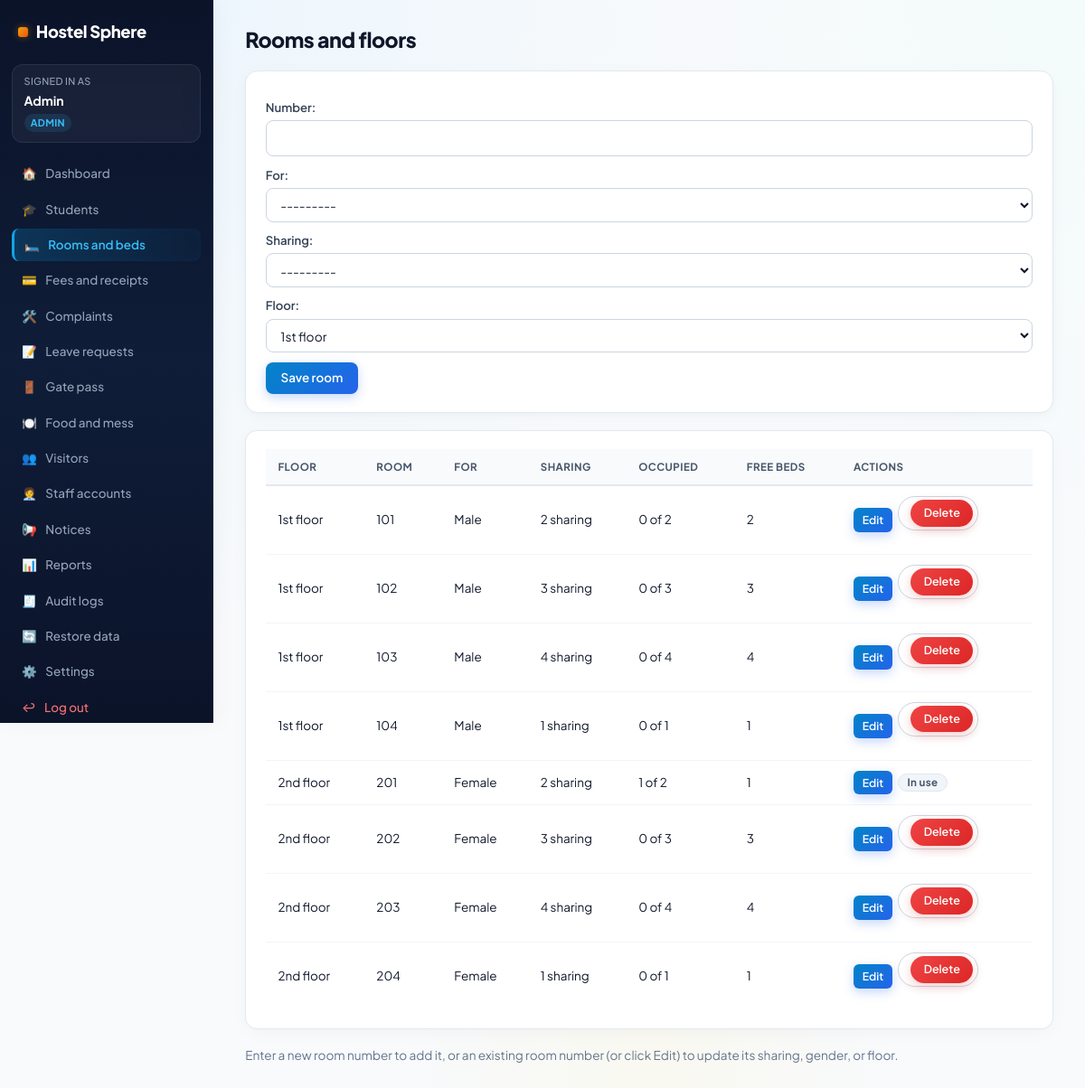
/rooms/ (signed in), run on the app's committed database.
### hostel/models.py (models this page shows, shortened)
class Profile(models.Model):
    user = models.OneToOneField(User, on_delete=models.CASCADE)
    role = models.CharField(max_length=12)  # admin, warden, student, maintenance
    student = models.ForeignKey(Student, null=True, blank=True, on_delete=models.CASCADE)

class Room(models.Model):
    number = models.CharField(max_length=10, unique=True)
    gender = models.CharField("For", max_length=6, choices=GENDER)
    capacity = models.IntegerField("Sharing", choices=[(k, f"{k} sharing") for k in FEES])
    floor = models.IntegerField(default=1, choices=[(0, "Ground floor"), (1, "1st floor"), (2, "2nd floor"), (3, "3rd floor")])

### hostel/views.py (the view)
# urls.py: path("rooms/", v.rooms, name="rooms"), path("room/<int:pk>/del/", v.room_del, name="room_del"),
@need("admin", "warden", "maintenance")
def rooms(r):
    role = prof(r).role
    edit_id = r.GET.get("edit")
    edit_room = Room.objects.filter(pk=edit_id).first() if edit_id else None
    if role in STAFF and r.method == "POST":
        num = r.POST.get("number", "").strip()
        existing = edit_room or Room.objects.filter(number=num).first()
        form = RoomForm(r.POST, instance=existing) if existing else RoomForm(r.POST)
        if form.is_valid():
            occ = existing.student_set.count() if existing else 0
            cap = form.cleaned_data.get("capacity")
            gen = form.cleaned_data.get("gender")
            if existing and cap is not None and cap < occ:
                messages.error(r, f"Cannot reduce capacity to {cap}: Room {existing.number} currently has {occ} student(s) allocated.")
            elif existing and gen is not None and gen != existing.gender and occ > 0:
                messages.error(r, f"Cannot change gender for Room {existing.number}: it currently has {occ} student(s) allocated.")
            else:
                x = form.save()
                if existing:
                    log(r, f"Updated room {x.number} ({x.gender}, {x.capacity} sharing on {x.get_floor_display()})")
                    messages.success(r, f"Room {x.number} updated successfully.")
                else:
                    log(r, f"Added room {x.number} on the {x.get_floor_display()}")
                    messages.success(r, f"Room {x.number} added successfully.")
                return redirect("rooms")
    else:
        form = RoomForm(instance=edit_room) if edit_room else (RoomForm() if role in STAFF else None)
    mt = role == "maintenance"
    openc = lambda n: Complaint.objects.filter(student__room__number=n).exclude(status="Resolved").count()
    rows = []
    for x in Room.objects.annotate(u=Count("student")).order_by("floor", "number"):
        row = [x.get_floor_display(), x.number, x.gender, f"{x.capacity} sharing", f"{x.u} of {x.capacity}"]
        if mt:
            row.append(openc(x.number) or "None")
        else:
            row.append(x.capacity - x.u)
        if role in STAFF:
            del_btn = btn(r, "room_del", [x.id], "Delete", "no") if x.u == 0 else format_html('<span class="tag">In use</span>')
            edit_btn = format_html('<a class="btn sm" href="?edit={}">Edit</a>', x.id)
            row.append(format_html('<div style="display:flex;gap:.35rem;align-items:center;">{}{}</div>', edit_btn, del_btn))
        rows.append(row)
    cols = ["Floor", "Room", "For", "Sharing", "Occupied"] + (["Open complaints"] if mt else ["Free beds"]) + (["Actions"] if role in STAFF else [])
    intro = format_html('<div class="msg">Editing room <b>{}</b>. <a href="{}">Cancel</a></div>', edit_room.number, reverse("rooms")) if edit_room else ""
    submit_label = "Update room" if edit_room else "Save room"
    return page(r, "Rooms and floors", cols, rows, form, submit=submit_label, intro=intro,
                note="Enter a new room number to add it, or an existing room number (or click Edit) to update its sharing, gender, or floor.")

### hostel/views.py
class RoomForm(forms.ModelForm):
    class Meta:
        from .models import Room as _R
        model, fields = _R, ["number", "gender", "capacity", "floor"]

### hostel/views.py (called while the page is built)
def prof(r):
    p, _ = Profile.objects.get_or_create(user=r.user, defaults={"role": "admin" if r.user.is_superuser else "student"})
    return p

def ctx(r):  # template context processor
    if not r.user.is_authenticated:
        return {}
    p = prof(r)
    return {"role": p.role, "nav": [(u, l, ICON.get(u, "")) for u, l in NAV.get(p.role, [])], "me": p.student.name if p.student else (r.user.first_name or r.user.username)}

def need(*roles):
    def deco(f):
        @wraps(f)
        def w(r, *a, **k):
            if prof(r).role not in roles:
                messages.error(r, "You do not have access to that page.")
                return redirect("dash")
            return f(r, *a, **k)
        return login_required(w)
    return deco

def csrf(r):
    return format_html('<input type="hidden" name="csrfmiddlewaretoken" value="{}">', get_token(r))

def btn(r, name, args, label, cls="", **data):
    hidden = format_html_join("", '<input type="hidden" name="{}" value="{}">', data.items())
    return format_html('<form method="post" action="{}" class="inline">{}{}<button class="btn sm {}">{}</button></form>',
                       reverse(name, args=args), csrf(r), hidden, cls, label)

def page(r, title, cols=(), rows=(), form=None, stats=(), intro="", note="", submit="Save"):
    return render(r, "page.html", dict(title=title, cols=cols, rows=rows, form=form, stats=stats, intro=intro, note=note, submit=submit))

### hostel/templates/page.html (shortened to what this page needs)
{% extends "base.html" %}
{% block content %}
<div class="page-container">
    <div class="page-header">
        <h1>{{ title }}</h1>
    </div>
    {% if form %}
    <form method="post" enctype="multipart/form-data" class="card">
        {{ form.as_p }}
        <button class="btn">{{ submit }}</button>
    </form>
    {% endif %}
    {% if cols %}
    <div class="card scroll">
        <table>
            <thead>
                <tr>
                    {% for c in cols %}
                    <th>{{ c }}</th>
                    {% endfor %}
                </tr>
            </thead>
            <tbody>
                {% for row in rows %}
                <tr>
                    {% for c in row %}
                    <td>{{ c }}</td>
                    {% endfor %}
                </tr>
                {% empty %}
                <tr>
                    <td colspan="{{ cols|length }}" style="text-align: center; padding: 2.5rem; color: var(--mute);">
                        No records found.
                    </td>
                </tr>
                {% endfor %}
            </tbody>
        </table>
    </div>
    {% endif %}
    {% if note %}
    <p class="hint">{{ note }}</p>
    {% endif %}
</div>
{% endblock %}

### hostel/templates/base.html (shortened to what this page needs)
{% load static %}
<!doctype html>
<html lang="en">
<head>
    <link rel="stylesheet" href="{% static 'style.css' %}?v=5">
</head>
<body>
    {% if user.is_authenticated %}
    <div class="shell">
        <nav class="side" id="nav">
            <div class="brand">Hostel Sphere</div>
            <div class="me"><small>Signed in as</small><b>{{ me }}</b><span>{{ role|title }}</span></div>
            {% for u, l, i in nav %}
            <a href="{% url u %}" class="{% if request.resolver_match.url_name == u %}on{% endif %}">
                <span>{{ i }}</span>{{ l }}
            </a>
            {% endfor %}
            <a href="{% url 'logout' %}" class="out"><span>↩</span>Log out</a>
        </nav>
        <main>
            {% block content %}{% endblock %}
        </main>
    </div>
    {% endif %}
</body>
</html>

### data on the page
Profile: role "ADMIN"
Room: row "101" "Male"
Room: row "102" "Male"
Room: row "103" "Male"
Room: row "104" "Male"
Room: row "201" "Female"
Room: row "202" "Female"
Room: row "203" "Female"
Room: row "204" "Female"

### other printed values
{{ me }} "Admin"
{{ i }} "🏠" "🎓" "🛏️" "💳" "🛠️" "📝" "🚪" "🍽️" "👥" "🧑‍💼" "📢" "📊" "🧾" "🔄" "⚙️"
{{ l }} "Dashboard" "Students" "Rooms and beds" "Fees and receipts" "Complaints" "Leave requests" "Gate pass" "Food and mess" "Visitors" "Staff accounts" "Notices" "Reports" "Audit logs" "Restore data" "Settings"
{{ title }} "Rooms and floors"
{{ submit }} "Save room"
{{ c }} "FLOOR" "ROOM" "FOR" "SHARING" "OCCUPIED" "FREE BEDS" "ACTIONS"
{{ c }} "1st floor" "2 sharing" "0 of 2" "2" "Edit Delete" "1st floor" "3 sharing" "0 of 3" "3" "Edit Delete" "1st floor" "4 sharing" "0 of 4" "4" "Edit Delete" "1st floor" "1 sharing" "0 of 1" "1" "Edit Delete" "2nd floor" "2 sharing" "1 of 2" "1" "Edit In use" "2nd floor" "3 sharing" "0 of 3" "3" "Edit Delete" "2nd floor" "4 sharing" "0 of 4" "4" "Edit Delete" "2nd floor" "1 sharing" "0 of 1" "1" "Edit Delete"
{{ note }} "Enter a new room number to add it, or an existing room number (or click Edit) to update its sharing, gender, or floor."
